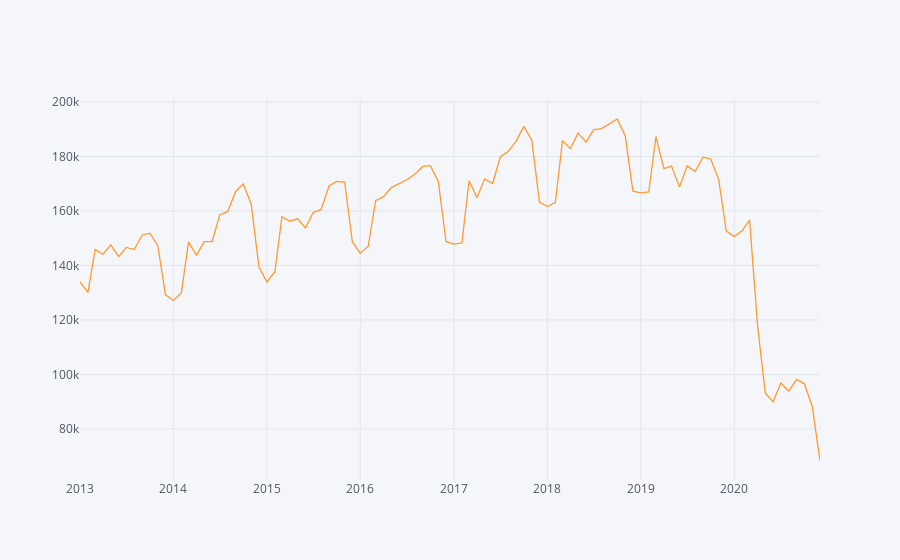

Notebook code for this chart:
### Code cell
future_forecast = pd.DataFrame(future_forecast,index = test.index,columns=['employed_population'])
pd.concat([df_total,future_forecast],axis=0).iplot()
